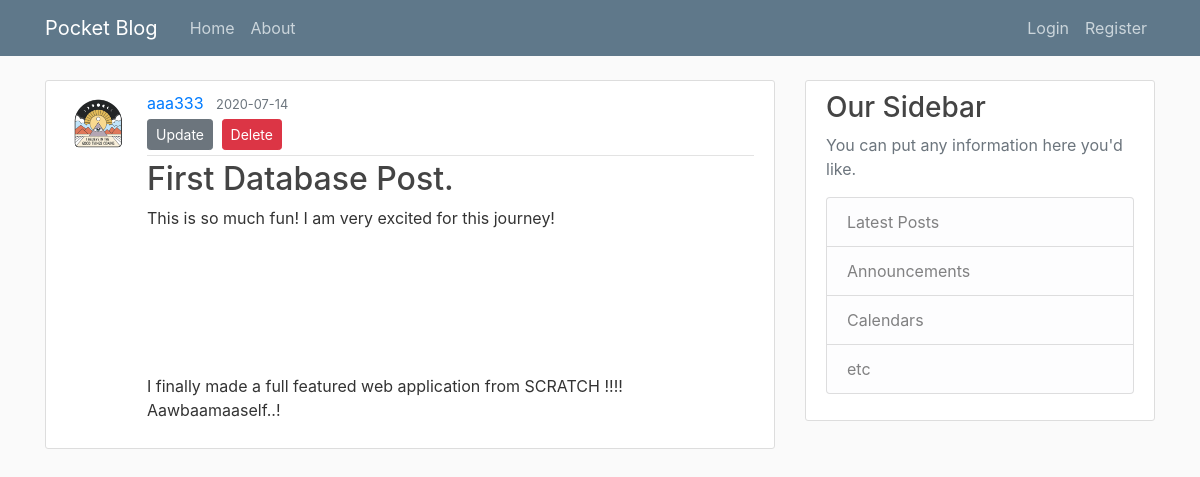
The page /post/2 on the database as committed earlier.
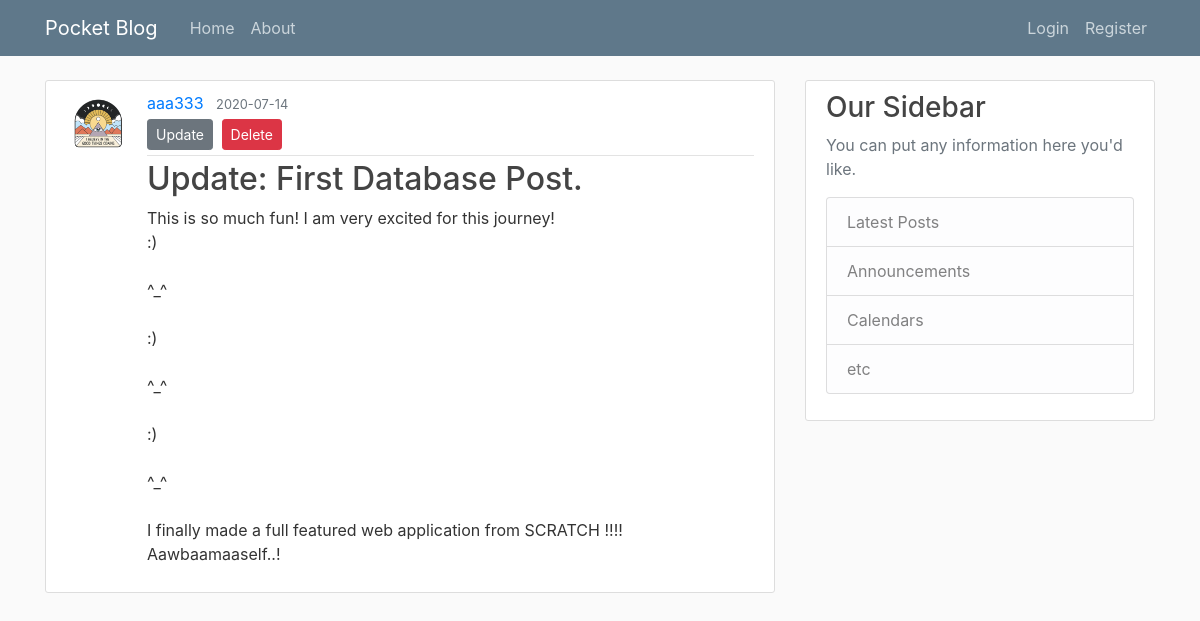
The same page on the database as committed later.
### pocket_blog/models.py (models this page shows, shortened)
class Post(db.Model):
    id = db.Column(db.Integer, primary_key=True)
    title = db.Column(db.String(100), nullable=False)
    date_posted = db.Column(db.DateTime, nullable=False, default=datetime.utcnow)
    content = db.Column(db.Text, nullable=False)
    user_id = db.Column(db.Integer, db.ForeignKey('user.id'), nullable=False)

### pocket_blog/routes.py (the view)
@app.route("/post/<int:post_id>")
def post(post_id):
    post = Post.query.get_or_404(post_id)
    return render_template('post.html', title=post.title, post=post)

### pocket_blog/templates/post.html (shortened to what this page needs)
{% extends "layout.html" %}
{% block content %}
    <article class="media content-section">
    <img class="rounded-circle article-img" src="{{ url_for('static', filename='/profile_pics/' + post.author.image_file) }}">
      <div class="media-body">
        <div class="article-metadata">
          <a class="mr-2" href="#">{{ post.author.username }}</a>
          <small class="text-muted">{{ post.date_posted.strftime('%Y-%m-%d') }}</small>
        <div>
            <a class="btn btn-secondary btn-sm mt-1 mb-1" href="{{ url_for('update_post', post_id=post.id) }}">Update</a>
            <button type="button" class="btn btn-danger btn-sm m-1" data-toggle="modal" data-target="#deleteModal">Delete</button>
        </div>
        </div>
        <h2 class="article-title">{{ post.title }}</h2>
        <p class="article-content">{{ post.content }}</p>
      </div>
    </article>
{% endblock content %}

Rows that differ between the two databases and show on the page:
changed Post: title "First Database Post." → "Update: First Database Post."; content "This is so much fun! I am very excited for this journey! I finally made a full featured web application from SCRATCH !!!! Aawbaamaaself..!" → "This is so much fun! I am very excited for this journey! :) ^_^ :) ^_^ :) ^_^ I finally made a full featured web application from SCRATCH !!!! Aawbaamaaself..!"
